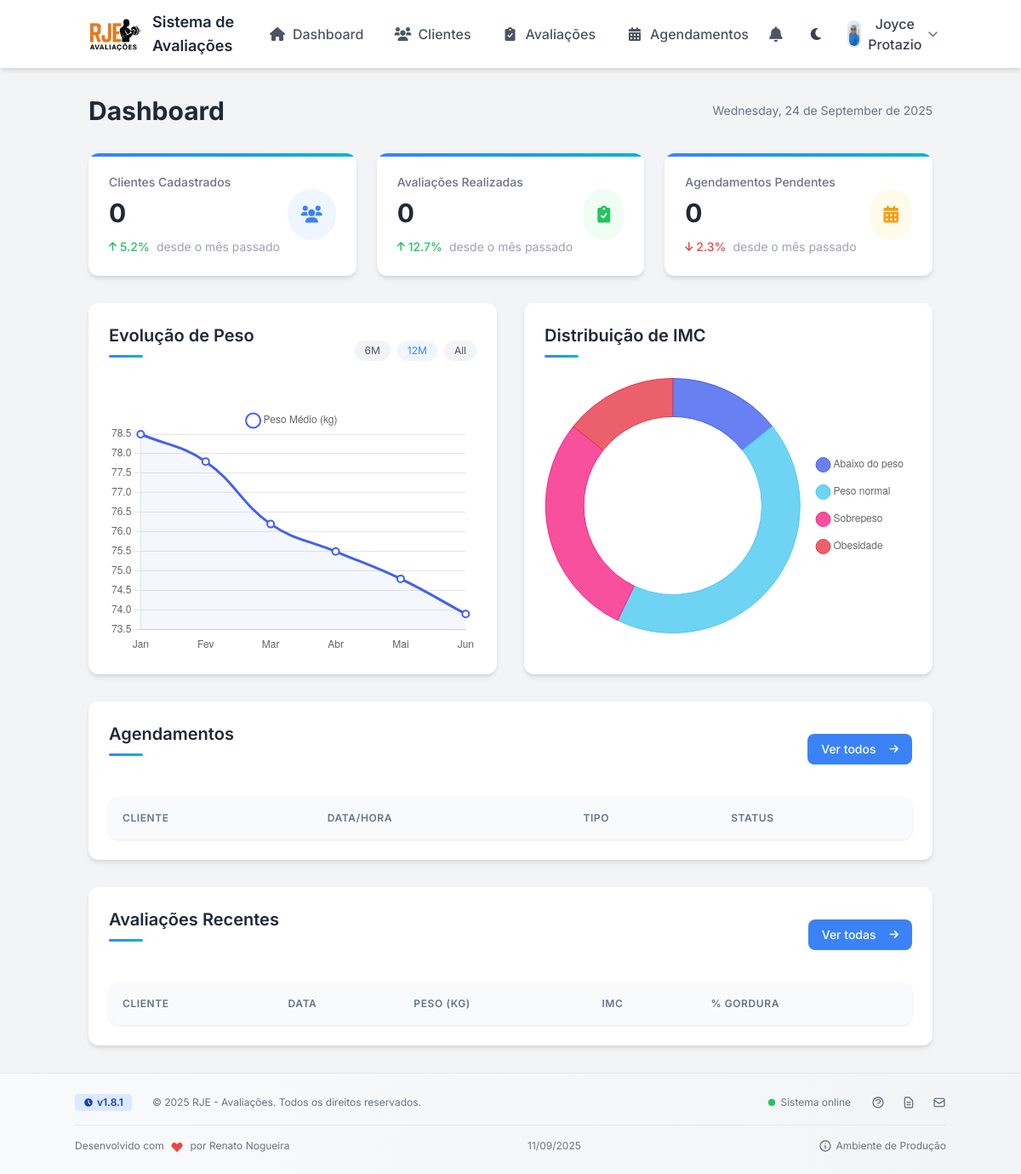
The app's page /index.php (signed in), older data.
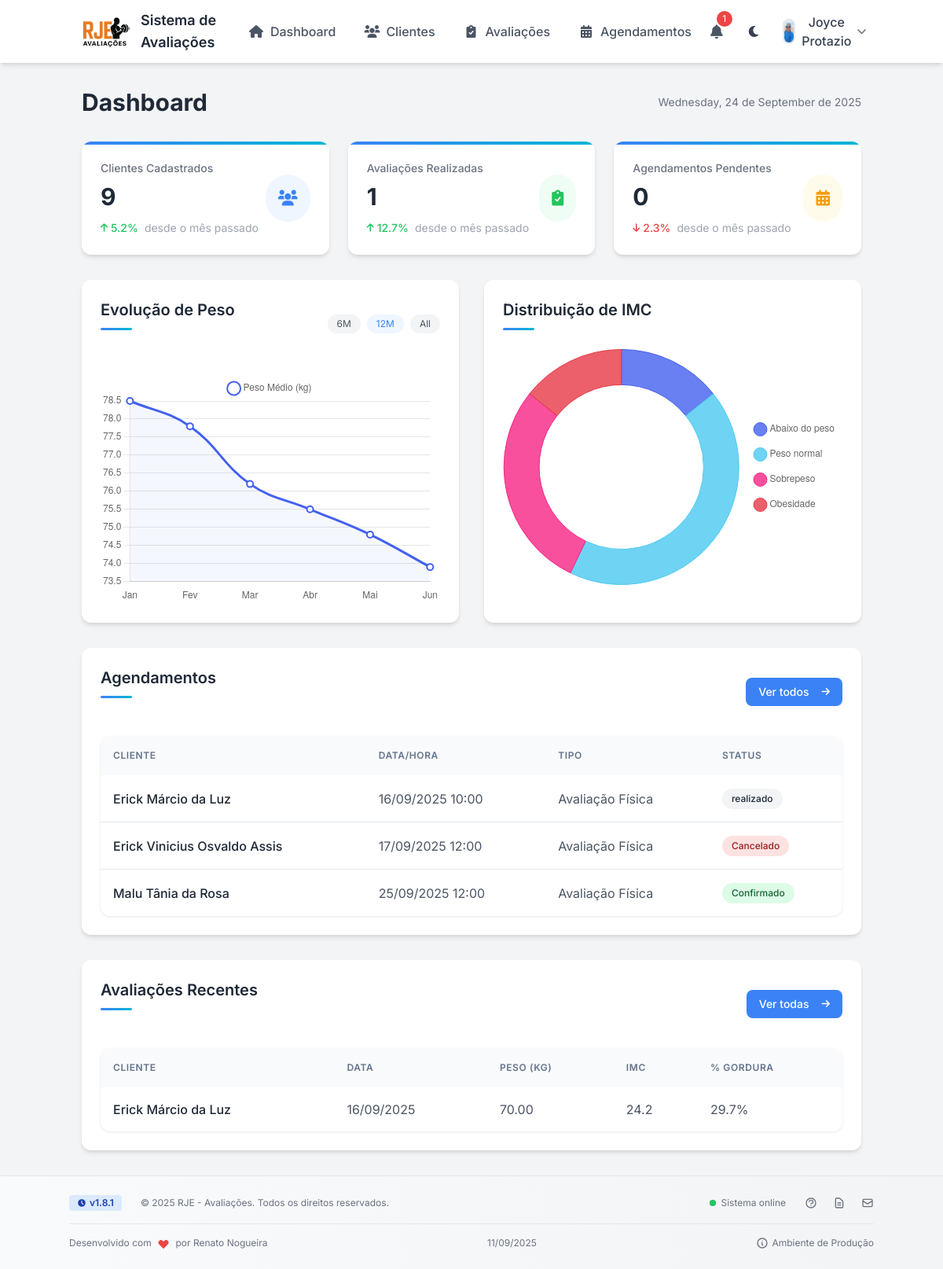
The same page, newer data.
### tables this page shows
CREATE TABLE agendamentos (
                id INTEGER PRIMARY KEY AUTOINCREMENT,
                cliente_id INTEGER NOT NULL,
                data_agendamento DATETIME NOT NULL,
                tipo TEXT NOT NULL,
                status TEXT DEFAULT 'pendente',
                observacoes TEXT,
                created_at TIMESTAMP DEFAULT CURRENT_TIMESTAMP,
                usuario_id INTEGER,
                FOREIGN KEY (cliente_id) REFERENCES clientes(id),
                FOREIGN KEY (usuario_id) REFERENCES usuarios(id)
            );

CREATE TABLE clientes (
                id INTEGER PRIMARY KEY AUTOINCREMENT,
                nome TEXT NOT NULL,
                email TEXT,
                telefone TEXT,
                data_nascimento DATE,
                sexo TEXT,
                altura REAL,
                observacoes TEXT,
                foto TEXT,
                created_at TIMESTAMP DEFAULT CURRENT_TIMESTAMP,
                usuario_id INTEGER, codigo_acesso TEXT,
                FOREIGN KEY (usuario_id) REFERENCES usuarios(id)
            );

CREATE TABLE avaliacoes (
                id INTEGER PRIMARY KEY AUTOINCREMENT,
                cliente_id INTEGER NOT NULL,
                data_avaliacao DATE NOT NULL,
                peso REAL,
                altura REAL,
                imc REAL,
                percentual_gordura REAL,
                massa_magra REAL,
                massa_gorda REAL,
                circunferencia_abdominal REAL,
                circunferencia_quadril REAL,
                rcq REAL,
                pressao_arterial TEXT,
                frequencia_cardiaca INTEGER,
                flexibilidade TEXT,
                resistencia TEXT,
                forca TEXT,
                foto_frontal TEXT,
                foto_lateral TEXT,
                foto_posterior TEXT,
                observacoes TEXT,
                created_at TIMESTAMP DEFAULT CURRENT_TIMESTAMP,
                usuario_id INTEGER, treino_sugerido TEXT, anamnese_completa TEXT, parq TEXT, aha TEXT, perimetro_braco REAL, perimetro_antebraco REAL, perimetro_coxa REAL, perimetro_panturrilha REAL, massa_muscular REAL,
                FOREIGN KEY (cliente_id) REFERENCES clientes(id),
                FOREIGN KEY (usuario_id) REFERENCES usuarios(id)
            );

### includes/auth.php (called while the page is built, shortened)
<?php
function getCurrentUserId()
{
    return $_SESSION['user_id'] ?? null;
}

### index.php (the view, shortened to what the changed rows need)
<?php
require_once 'includes/auth.php';
require_once 'includes/db.php';
$totalClientes = $db->querySingle("SELECT COUNT(*) FROM clientes WHERE usuario_id = " . getCurrentUserId());
$totalAvaliacoes = $db->querySingle("SELECT COUNT(*) FROM avaliacoes WHERE usuario_id = " . getCurrentUserId());
$totalAgendamentos = $db->querySingle("SELECT COUNT(*) FROM agendamentos WHERE usuario_id = " . getCurrentUserId() . " AND status = 'pendente'");
$avaliacoesRecentes = [];
$result = $db->query("
    SELECT a.*, c.nome as cliente_nome
    FROM avaliacoes a
    JOIN clientes c ON a.cliente_id = c.id
    WHERE a.usuario_id = " . getCurrentUserId() . "
    ORDER BY a.data_avaliacao DESC
    LIMIT 5
");
while ($row = $result->fetchArray(SQLITE3_ASSOC)) {
    $avaliacoesRecentes[] = $row;
}
$agendamentosProximos = [];
$result = $db->query("
    SELECT ag.*, c.nome AS cliente_nome
    FROM agendamentos ag
    JOIN clientes c ON ag.cliente_id = c.id
    WHERE ag.usuario_id = " . getCurrentUserId() . "
    ORDER BY ag.data_agendamento ASC
");
while ($row = $result->fetchArray(SQLITE3_ASSOC)) {
    $agendamentosProximos[] = $row;
}
?>
<?php include 'includes/header.php'; ?>
<div class="container mx-auto px-4 py-8">
    <div class="flex justify-between items-center mb-8">
        <h1 class="text-3xl font-bold text-gray-800 dark:text-white">Dashboard</h1>
    </div>
    <div class="grid grid-cols-1 md:grid-cols-3 gap-6 mb-8">
        <div class="card stat-card bg-white p-6 dark:bg-gray-800">
            <div class="flex items-center justify-between">
                <div>
                    <p class="text-gray-500 dark:text-gray-400 text-sm font-medium">Clientes Cadastrados</p>
                    <h2 class="text-3xl font-bold dark:text-white mt-2"><?php echo $totalClientes; ?></h2>
                    <div class="flex items-center mt-3">
                        <span class="text-green-500 text-sm font-medium flex items-center">
                        </span>
                        <span class="text-gray-400 text-sm ml-2">desde o mês passado</span>
                    </div>
                </div>
            </div>
        </div>
        <div class="card stat-card bg-white p-6 dark:bg-gray-800">
            <div class="flex items-center justify-between">
                <div>
                    <p class="text-gray-500 dark:text-gray-400 text-sm font-medium">Avaliações Realizadas</p>
                    <h2 class="text-3xl font-bold dark:text-white mt-2"><?php echo $totalAvaliacoes; ?></h2>
                    <div class="flex items-center mt-3">
                        <span class="text-green-500 text-sm font-medium flex items-center">
                        </span>
                        <span class="text-gray-400 text-sm ml-2">desde o mês passado</span>
                    </div>
                </div>
            </div>
        </div>
        <div class="card stat-card bg-white p-6 dark:bg-gray-800">
            <div class="flex items-center justify-between">
                <div>
                    <h2 class="text-3xl font-bold dark:text-white mt-2"><?php echo $totalAgendamentos; ?></h2>
                </div>
            </div>
        </div>
    </div>
    <div class="grid grid-cols-1 lg:grid-cols-2 gap-8 mb-8">
        <div class="card bg-white p-6 dark:bg-gray-800">
            <div class="flex justify-between items-center mb-6">
                <h2 class="text-xl font-semibold dark:text-dark section-title">Evolução de Peso</h2>
            </div>
        </div>
        <div class="card bg-white p-6 dark:bg-gray-800">
            <h2 class="text-xl font-semibold dark:text-dark mb-6 section-title">Distribuição de IMC</h2>
        </div>
    </div>
    <div class="card bg-white p-6 mb-8 dark:bg-gray-800">
        <div class="flex justify-between items-center mb-6">
            <h2 class="text-xl font-semibold dark:text-dark section-title">Agendamentos</h2>
        </div>
        <div class="overflow-x-auto table-container">
            <table>
                <thead>
                    <tr>
                        <th>Cliente</th>
                        <th>Data/Hora</th>
                        <th>Tipo</th>
                        <th>Status</th>
                    </tr>
                </thead>
                <tbody class="divide-y">
                    <?php foreach ($agendamentosProximos as $agendamento): ?>
                    <tr class="hover:bg-gray-50 dark:hover:bg-gray-700/30 transition-colors">
                        <td class="font-medium dark:text-dark">
                            <?php echo htmlspecialchars($agendamento['cliente_nome']); ?>
                        </td>
                        <td class="text-gray-600 dark:text-gray-300">
                            <?php echo date('d/m/Y H:i', strtotime($agendamento['data_agendamento'])); ?>
                        </td>
                        <td class="text-gray-600 dark:text-gray-300">
                            <?php echo htmlspecialchars($agendamento['tipo']); ?>
                        </td>
                        <td>
                            <?php if ($agendamento['status'] === 'pendente'): ?>
                            <span
                                class="status-badge bg-amber-100 text-amber-800 dark:bg-amber-900/30 dark:text-amber-300">
                                Pendente
                            </span>
                            <?php elseif ($agendamento['status'] === 'confirmado'): ?>
                            <span
                                class="status-badge bg-green-100 text-green-800 dark:bg-green-900/30 dark:text-green-300">
                                Confirmado
                            </span>
                            <?php elseif ($agendamento['status'] === 'cancelado'): ?>
                            <span class="status-badge bg-red-100 text-red-800 dark:bg-red-900/30 dark:text-red-300">
                                Cancelado
                            </span>
                            <?php else: ?>
                            <span class="status-badge bg-gray-100 text-gray-800 dark:bg-gray-700/30 dark:text-gray-300">
                                <?php echo htmlspecialchars($agendamento['status']); ?>
                            </span>
                            <?php endif; ?>
                        </td>
                    </tr>
                    <?php endforeach; ?>
                </tbody>
            </table>
        </div>
    </div>
    <div class="card bg-white p-6 dark:bg-gray-800">
        <div class="flex justify-between items-center mb-6">
            <h2 class="text-xl font-semibold dark:text-dark section-title">Avaliações Recentes</h2>
        </div>
        <div class="overflow-x-auto table-container">
            <table>
                <thead>
                    <tr>
                        <th>Cliente</th>
                        <th>Data</th>
                        <th>Peso (kg)</th>
                        <th>IMC</th>
                        <th>% Gordura</th>
                    </tr>
                </thead>
                <tbody class="divide-y">
                    <?php foreach ($avaliacoesRecentes as $avaliacao): ?>
                    <tr class="hover:bg-gray-50 dark:hover:bg-gray-700/30 transition-colors">
                        <td class="font-medium dark:text-dark">
                            <?php echo htmlspecialchars($avaliacao['cliente_nome']); ?>
                        </td>
                        <td class="text-gray-600 dark:text-gray-300">
                            <?php echo date('d/m/Y', strtotime($avaliacao['data_avaliacao'])); ?>
                        </td>
                        <td class="text-gray-600 dark:text-gray-300">
                            <?php echo number_format($avaliacao['peso'], 2); ?>
                        </td>
                        <td class="text-gray-600 dark:text-gray-300">
                            <?php echo number_format($avaliacao['imc'], 1); ?>
                        </td>
                        <td class="text-gray-600 dark:text-gray-300">
                            <?php echo number_format($avaliacao['percentual_gordura'], 1); ?>%
                        </td>
                    </tr>
                    <?php endforeach; ?>
                </tbody>
            </table>
        </div>
    </div>
</div>
<?php
require_once 'includes/footer.php'
?>

### includes/header.php (shortened to what the changed rows need)
<?php
$notifications = [];
$unreadCount = 0;
if (isset($db) && isset($_SESSION['user_id'])) {
    $userId = (int) $_SESSION['user_id'];
    try {
        $stmt = $db->prepare("
            SELECT ag.id, ag.data_agendamento, ag.tipo, ag.status, c.nome as cliente_nome
            FROM agendamentos ag
            JOIN clientes c ON ag.cliente_id = c.id
            WHERE ag.usuario_id = :userId
              AND ag.data_agendamento >= datetime('now')
            ORDER BY ag.data_agendamento ASC
            LIMIT 10
        ");
        $stmt->bindValue(':userId', $userId, SQLITE3_INTEGER);
        $result = $stmt->execute();
        while ($row = $result->fetchArray(SQLITE3_ASSOC)) {
            $notifications[] = $row;
        }
        $unreadCount = count($notifications);
    } catch (Exception $e) {
        error_log("Erro ao buscar notificações: " . $e->getMessage());
    }
}
?>
<!DOCTYPE html>
<html lang="pt-BR" class="light">
<head>
    <script src="https://cdn.tailwindcss.com"></script>
    <link rel="stylesheet" href="https://cdn.jsdelivr.net/npm/flatpickr/dist/flatpickr.min.css">
    <link rel="stylesheet" href="https://cdnjs.cloudflare.com/ajax/libs/font-awesome/6.0.0/css/all.min.css">
</head>
<body class="bg-gray-100 dark:bg-dark-900 text-gray-800 dark:text-gray-200 transition-colors duration-200">
    <header class="bg-white dark:bg-dark-800 shadow-md sticky top-0 z-30">
        <div class="container mx-auto px-4 py-3 flex justify-between items-center">
            <div class="flex items-center">
                <h1 class="ml-3 text-lg font-semibold hidden md:block">Sistema de Avaliações</h1>
            </div>
            <div class="flex items-center gap-4">
                <div class="relative">
                    <button id="notification-bell"
                        class="relative p-2 rounded-full hover:bg-gray-100 dark:hover:bg-dark-700 focus:outline-none"
                        aria-label="Notificações">
                        <i class="fas fa-bell text-gray-600 dark:text-gray-300 text-lg"></i>
                        <?php if ($unreadCount > 0): ?>
                        <span
                            class="absolute -top-1 -right-1 bg-red-500 text-white text-xs rounded-full h-5 w-5 flex items-center justify-center">
                            <?= $unreadCount ?>
                        </span>
                        <?php endif; ?>
                    </button>
                </div>
            </div>
        </div>
    </header>

Row changes from the older to the newer data that the page shows:
added agendamentos: cliente.nome "Erick Márcio da Luz", data_agendamento "16/09/2025 10:00", tipo "Avaliação Física", status "realizado"
added agendamentos: cliente.nome "Erick Vinicius Osvaldo Assis", data_agendamento "17/09/2025 12:00", tipo "Avaliação Física", status "Cancelado"
added agendamentos: cliente.nome "Malu Tânia da Rosa", data_agendamento "25/09/2025 12:00", tipo "Avaliação Física", status "Confirmado"
added avaliacoes: cliente.nome "Erick Márcio da Luz", data_avaliacao "16/09/2025", peso "70.00", imc "24.2", percentual_gordura "29.7"
Text that changed along with them:
$unreadCount: (not shown) → "1"
$totalClientes: "0" → "9"
$totalAvaliacoes: "0" → "1"
